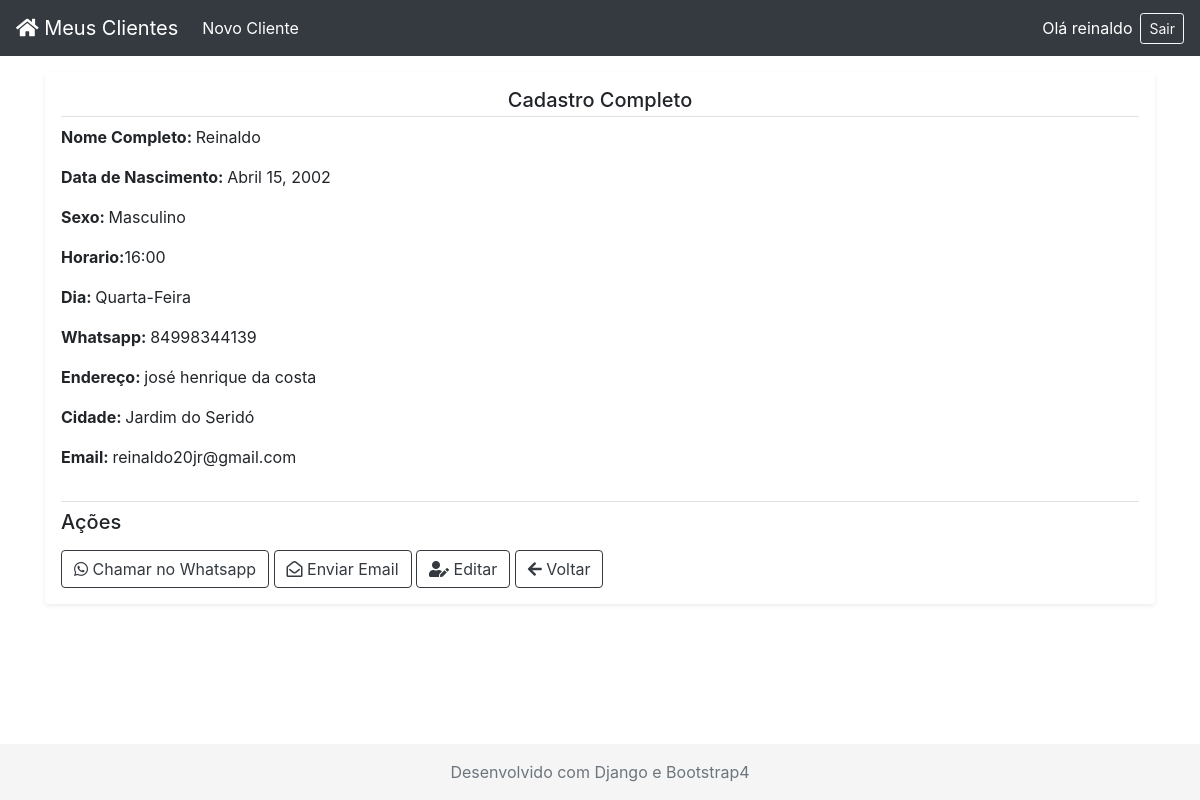
/visualizar_cliente/2 (signed in), run on the app's committed database.
### clientes/models.py (models this page shows, shortened)
class Cliente(models.Model):
    SEXO_CHOICES = [
        ('Feminino', 'Feminino'),
        ('Masculino', 'Masculino'),
        ('Outros', 'Outros')
    ]
    horario = [
        ('08:00', '08:00'),
        ('09:00', '09:00'),
        ('10:00', '10:00'),
        ('11:00', '11:00'),
        ('12:00', '12:00'),
        ('14:00', '14:00'),
        ('15:00', '15:00'),
        ('16:00', '16:00'),
        ('17:00', '17:00'),
        ('18:00', '18:00')
    ]
    dia = [
        ('Segunda-Feira', 'Segunda-Feira'),
        ('Terça-Feira', 'Terça-Feira'),
        ('Quarta-Feira', 'Quarta-Feira'),
        ('Quinta-Feira', 'Quinta-Feira'),
        ('Sexta-Feira', 'Sexta-Feira'),
        ('Sábado-Feira', 'Sábado-Feira')
    ]
    nomecompleto = models.CharField('Nome Completo', max_length=150)
    nascimento = models.DateField('Data de Nascimento')
    sexo = models.CharField('Sexo', max_length=9, choices=SEXO_CHOICES)
    horario = models.CharField('Horario', max_length=10, choices=horario)
    dia = models.CharField('Dia', max_length=15, choices=dia)
    whatsapp = models.CharField('Whatsapp', max_length=15)
    endereco = models.CharField('Endereço', max_length=150)
    cidade = models.CharField('Cidade', max_length=30)
    email = models.EmailField('Email')

### clientes/views.py (the view)
# urls.py: path('visualizar_cliente/<int:id>', visualizar_cliente, name='visualizar_cliente'),
@login_required
def visualizar_cliente(request, id):
    cliente = get_object_or_404(Cliente, pk=id)
    context = {
        'cliente' : cliente
    }
    return render(request,'visualizar_cliente.html',context)

### clientes/templates/visualizar_cliente.html (shortened to what this page needs)
{% extends 'base.html' %}
{% block main %}
	<div class="container">
		<div class="my-3 p-3 bg-white rounded shadow-sm">
			<p class="text-center h5 border-bottom border-gray pb-1"> Cadastro Completo </p>
			<div class="row">
				<div class="col-md-8">
					<p> <strong class="text-gray-dark">Nome Completo: </strong>  {{ cliente.nomecompleto }} </p>
					<p> <strong class="text-gray-dark">Data de Nascimento: </strong>  {{ cliente.nascimento }} </p>
					<p> <strong class="text-gray-dark">Sexo: </strong>  {{ cliente.sexo }} </p>
					<p> <strong class="text-gray-dark">Horario:</strong>{{ cliente.horario }}</p>
					<p> <strong class="text-gray-dark">Dia: </strong>{{ cliente.dia }}</p>
					<p> <strong class="text-gray-dark">Whatsapp: </strong>  {{ cliente.whatsapp}} </p>
					<p> <strong class="text-gray-dark">Endereço: </strong>  {{ cliente.endereco }} </p>
					<p> <strong class="text-gray-dark">Cidade: </strong>  {{ cliente.cidade }} </p>
					<p> <strong class="text-gray-dark">Email:  </strong>  {{ cliente.email }} </p>
				</div>
			</div>
			<h5 class="mt-3 mb-3 border-top border-gray pt-2">Ações</h5>
			<a href="http://api.whatsapp.com/send?1=pt_BR&phone=55{{ cliente.whatsapp }}" class="btn btn-outline-dark" target="_blank"><i class="fab fa-whatsapp"></i> Chamar no Whatsapp <a>
			<a href="mailto:{{cliente.email}}" class="btn btn-outline-dark"><i class="far fa-envelope-open"></i> Enviar Email </a>
			<a href="{% url 'atualizar_cliente' cliente.id %}" class="btn btn-outline-dark"> <i class="fas fa-user-edit"></i> Editar </a>
			<a href="{% url 'listar_clientes' %}" class="btn btn-outline-dark"> <i class="fas fa-arrow-left"></i> Voltar </a>
		</div>
	</div>
{% endblock main %}

### clientes/templates/base.html (shortened to what this page needs)
{% load static %}
<!DOCTYPE html>
<html lang="pt-br">
<head>
  <link rel="stylesheet" href="https://stackpath.bootstrapcdn.com/bootstrap/4.5.0/css/bootstrap.min.css">
  <link href="https://cdnjs.cloudflare.com/ajax/libs/font-awesome/5.13.0/css/all.min.css" rel="stylesheet">
  <link href="{% static 'css/style.css' %}" rel="stylesheet">
</head>
  <body>
    <nav class="navbar navbar-expand-lg navbar-dark bg-dark">
      <a  href="{% url 'listar_clientes' %}" class="navbar-brand"><i class="fas fa-home"></i> Meus Clientes </a>
      <div class="collapse navbar-collapse" id="menu">
        <ul class="navbar-nav mr-auto">
          <li class="nav-item active">
            <a class="nav-link" href="{% url 'cadastrar_cliente' %}"> </i> Novo Cliente </a>
          </li>
        </ul>
        {% if user.is_authenticated %}
        <span class="text-white ">  Olá {{ user.username }} </span>
        <a href="{% url 'logout' %}" class="btn btn-outline-light btn-sm ml-2"> Sair </a> {% endif %}
      </div>
    </nav>
		<main class="mx-3 my-3">
			{% block main %}
			{% endblock %}
		</main>
    <footer class="footer">
      <div class="my-3">
        <p class="text-muted"> Desenvolvido com Django e Bootstrap4 </p>
      </div>
    </footer>
  </body>
</html>

### clientes/static/css/style.css (style rules this page uses)
html, body { height: 100%; }
.footer { position: absolute; bottom: 0; width: 100%; height: auto; background-color: #f5f5f5; text-align: center; color: gray; }

### data on the page
Cliente: nomecompleto "Reinaldo", nascimento "Abril 15, 2002", sexo "Masculino", horario "16:00", dia "Quarta-Feira", whatsapp "84998344139", endereco "josé henrique da costa", cidade "Jardim do Seridó", email "reinaldo20jr@gmail.com"

### other printed values
{{ user.username }} "reinaldo"
